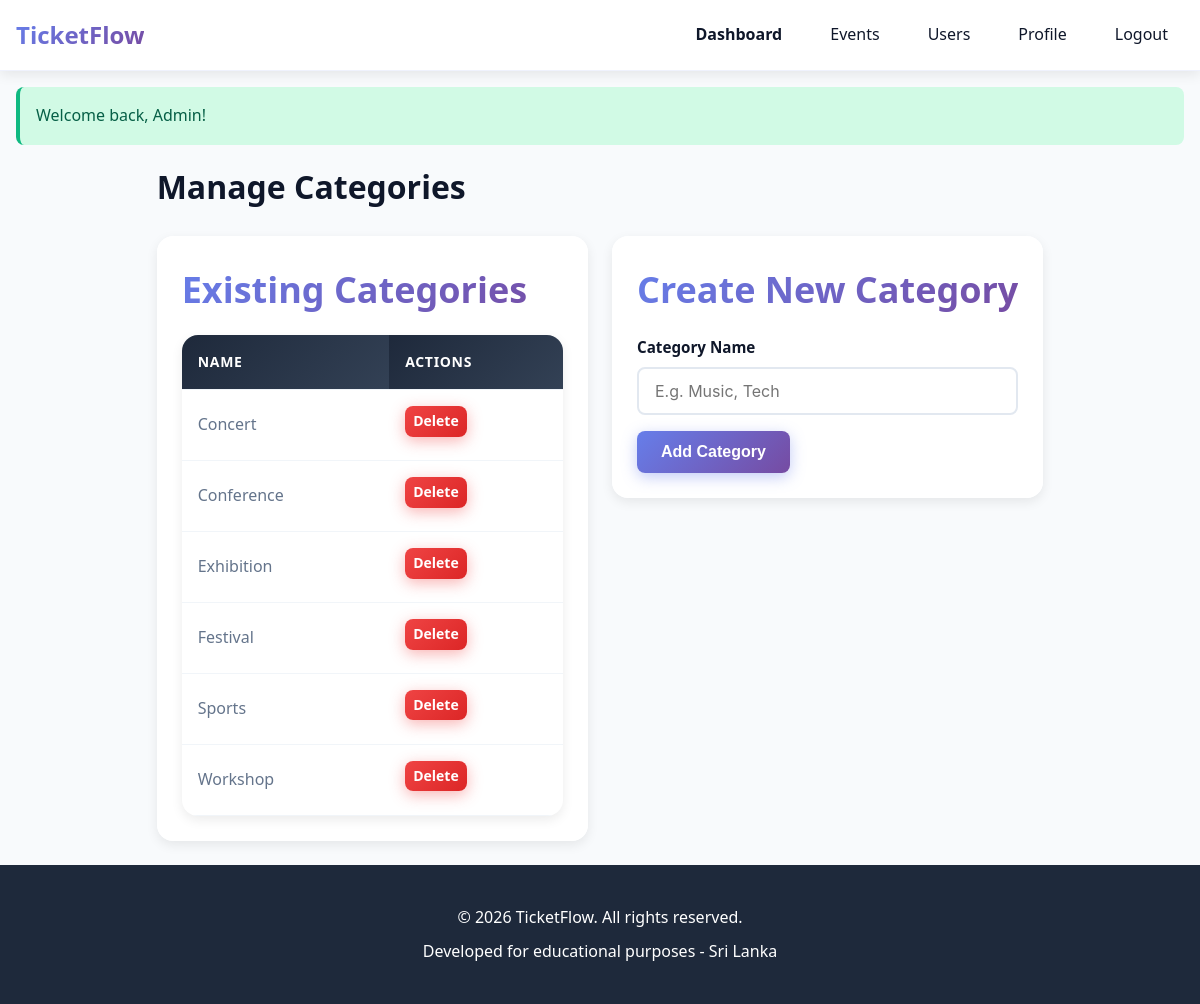
The app's page /admin/categories (signed in) with its own data.
### tables this page shows
CREATE TABLE IF NOT EXISTS categories (
    id INT PRIMARY KEY AUTO_INCREMENT,
    name VARCHAR(50) NOT NULL,
    description TEXT,
    created_at TIMESTAMP DEFAULT CURRENT_TIMESTAMP,
    INDEX idx_name (name)
);

### controllers/AdminController.php (called while the page is built, shortened)
<?php
function admin_categories() {
    $categories = category_get_all();
    view('admin/categories', ['categories' => $categories]);
}

### models/Category.php (called while the page is built, shortened)
<?php
function category_get_all() {
    $sql = "SELECT * FROM categories ORDER BY name ASC";
    return db_query_all($sql);
}

### views/admin/categories.php (the view, shortened to what this page needs)
<?php
require_once __DIR__ . '/../layout/header.php';
?>
<main class="container">
    <h1 class="mb-3">Manage Categories</h1>
    <div class="grid grid-2">
        <div class="card">
            <div class="card-header">
                <h2>Existing Categories</h2>
            </div>
            <div class="card-body">
                <?php if (empty($categories)): ?>
                    <p>No categories found.</p>
                <?php else: ?>
                    <table class="table">
                        <thead>
                            <tr>
                                <th>Name</th>
                                <th>Actions</th>
                            </tr>
                        </thead>
                        <tbody>
                            <?php foreach ($categories as $category): ?>
                                <tr>
                                    <td><?php echo htmlspecialchars($category['name']); ?></td>
                                    <td>
                                        <a href="/Event/admin/deleteCategory/<?php echo $category['id']; ?>"
                                           class="btn btn-danger"
                                           style="font-size: 0.875rem; padding: 0.25rem 0.5rem;"
                                           onclick="return confirm('Are you sure?');">Delete</a>
                                    </td>
                                </tr>
                            <?php endforeach; ?>
                        </tbody>
                    </table>
                <?php endif; ?>
            </div>
        </div>
        <div class="card" style="height: fit-content;">
            <div class="card-header">
                <h2>Create New Category</h2>
            </div>
            <div class="card-body">
                <form method="POST" action="/Event/admin/categories">
                    <div class="form-group">
                        <label class="form-label">Category Name</label>
                        <input type="text" name="name" class="form-input" required placeholder="E.g. Music, Tech">
                    </div>
                    <button type="submit" class="btn btn-primary">Add Category</button>
                </form>
            </div>
        </div>
    </div>
</main>
<?php require_once __DIR__ . '/../layout/footer.php'; ?>

### public/css/style.css (style rules this page uses)
:root { --primary-color: #3b82f6; --primary-dark: #2563eb; --primary-light: #60a5fa; --secondary-color: #10b981; --secondary-dark: #059669; --danger-color: #ef4444; --warning-color: #f59e0b; --dark-color: #1e293b; --light-color: #f8fafc; --white: #ffffff; --text-primary: #0f172a; --text-secondary: #64748b; --gradient-primary: linear-gradient(135deg, #667eea 0%, #764ba2 100%); --gradient-secondary: linear-gradient(135deg, #f093fb 0%, #f5576c 100%); --gradient-success: linear-gradient(135deg, #4facfe 0%, #00f2fe 100%); --gradient-dark: linear-gradient(135deg, #2c3e50 0%, #3498db 100%); --spacing-sm: 0.5rem; --spacing-md: 1rem; --spacing-lg: 1.5rem; --spacing-xl: 2rem; --radius-sm: 0.375rem; --radius-md: 0.5rem; --radius-lg: 1rem; --radius-xl: 1.5rem; --shadow-sm: 0 2px 4px rgba(0, 0, 0, 0.05); --shadow-md: 0 4px 12px rgba(0, 0, 0, 0.08); --shadow-lg: 0 12px 24px rgba(0, 0, 0, 0.12); --shadow-xl: 0 20px 40px rgba(0, 0, 0, 0.15); --transition: all 0.3s cubic-bezier(0.4, 0, 0.2, 1); --transition-fast: all 0.15s ease; }
* { margin: 0; padding: 0; box-sizing: border-box; }
body { font-family: 'Segoe UI', Tahoma, Geneva, Verdana, sans-serif; line-height: 1.6; color: var(--text-primary); background-color: var(--light-color); min-height: 100vh; display: flex; flex-direction: column; }
a { color: var(--primary-color); text-decoration: none; transition: var(--transition); }
.container { max-width: 1200px; margin: 0 auto; padding: 0 var(--spacing-md); }
main { flex: 1; padding: 4rem 0 2rem 0; }
.card { background: rgba(255, 255, 255, 0.95); backdrop-filter: blur(10px); border-radius: var(--radius-lg); box-shadow: var(--shadow-md); padding: var(--spacing-lg); margin-bottom: var(--spacing-lg); transition: var(--transition); border: 1px solid rgba(255, 255, 255, 0.3); position: relative; overflow: hidden; }
.card::before { content: ''; position: absolute; top: 0; left: 0; right: 0; height: 3px; background: var(--gradient-primary); opacity: 0; transition: var(--transition); }
.card-header { font-size: 1.5rem; font-weight: 700; margin-bottom: var(--spacing-md); color: var(--text-primary); background: linear-gradient(135deg, #667eea 0%, #764ba2 100%); -webkit-background-clip: text; -webkit-text-fill-color: transparent; background-clip: text; }
.card-body { color: var(--text-secondary); }
.grid { display: grid; gap: var(--spacing-lg); }
.grid-2 { grid-template-columns: repeat(2, 1fr); }
.btn { display: inline-block; padding: 0.75rem 1.5rem; border-radius: var(--radius-md); font-size: 1rem; font-weight: 600; text-align: center; cursor: pointer; border: none; transition: var(--transition); position: relative; overflow: hidden; text-decoration: none; }
.btn-primary { background: linear-gradient(135deg, #667eea 0%, #764ba2 100%); color: var(--white); box-shadow: 0 4px 15px rgba(102, 126, 234, 0.4); }
.btn-danger { background: linear-gradient(135deg, #ef4444 0%, #dc2626 100%); color: var(--white); box-shadow: 0 4px 15px rgba(239, 68, 68, 0.4); }
.form-group { margin-bottom: var(--spacing-md); }
.form-label { display: block; margin-bottom: var(--spacing-sm); font-weight: 600; color: var(--text-primary); font-size: 0.95rem; }
.form-input, .form-textarea, .form-select { width: 100%; padding: 0.75rem 1rem; border: 2px solid #e2e8f0; border-radius: var(--radius-md); font-size: 1rem; font-family: 'Inter', sans-serif; transition: var(--transition); background: var(--white); }
.table { width: 100%; border-collapse: separate; border-spacing: 0; background: var(--white); border-radius: var(--radius-lg); overflow: hidden; box-shadow: var(--shadow-md); }
.table th, .table td { padding: 1rem; text-align: left; border-bottom: 1px solid #f1f5f9; }
.table th { background: linear-gradient(135deg, #1e293b 0%, #334155 100%); color: var(--white); font-weight: 600; text-transform: uppercase; font-size: 0.875rem; letter-spacing: 0.05em; }
.table tbody tr { transition: var(--transition); }
.mb-3 { margin-bottom: var(--spacing-lg); }

### records on screen
categories: name "Concert"
categories: name "Conference"
categories: name "Exhibition"
categories: name "Festival"
categories: name "Sports"
categories: name "Workshop"

### other values on screen
$_SESSION['success'] "Welcome back, Admin!"
